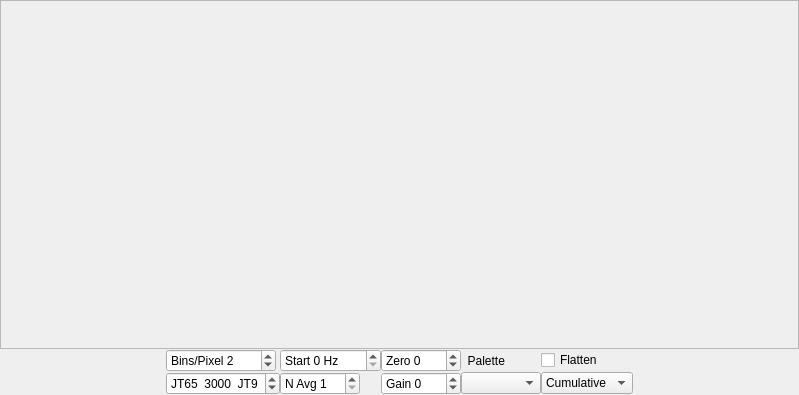
<?xml version="1.0" encoding="UTF-8"?>
<ui version="4.0">
 <class>WideGraph</class>
 <widget class="QDialog" name="WideGraph">
  <property name="geometry">
   <rect>
    <x>0</x>
    <y>0</y>
    <width>799</width>
    <height>395</height>
   </rect>
  </property>
  <property name="sizePolicy">
   <sizepolicy hsizetype="Preferred" vsizetype="Preferred">
    <horstretch>0</horstretch>
    <verstretch>0</verstretch>
   </sizepolicy>
  </property>
  <property name="windowTitle">
   <string>Dialog</string>
  </property>
  <layout class="QVBoxLayout" name="verticalLayout_2">
   <property name="spacing">
    <number>0</number>
   </property>
   <property name="leftMargin">
    <number>0</number>
   </property>
   <property name="topMargin">
    <number>0</number>
   </property>
   <property name="rightMargin">
    <number>0</number>
   </property>
   <property name="bottomMargin">
    <number>0</number>
   </property>
   <item>
    <layout class="QVBoxLayout" name="verticalLayout">
     <item>
      <widget class="CPlotter" name="widePlot">
       <property name="enabled">
        <bool>true</bool>
       </property>
       <property name="sizePolicy">
        <sizepolicy hsizetype="Expanding" vsizetype="Expanding">
         <horstretch>0</horstretch>
         <verstretch>0</verstretch>
        </sizepolicy>
       </property>
       <property name="minimumSize">
        <size>
         <width>400</width>
         <height>100</height>
        </size>
       </property>
       <property name="frameShape">
        <enum>QFrame::StyledPanel</enum>
       </property>
       <property name="frameShadow">
        <enum>QFrame::Sunken</enum>
       </property>
       <property name="lineWidth">
        <number>1</number>
       </property>
      </widget>
     </item>
     <item>
      <layout class="QGridLayout" name="gridLayout">
       <item row="1" column="6">
        <widget class="QComboBox" name="spec2dComboBox">
         <property name="toolTip">
          <string>&lt;html&gt;&lt;head/&gt;&lt;body&gt;&lt;p&gt;Select data for spectral display&lt;/p&gt;&lt;/body&gt;&lt;/html&gt;</string>
         </property>
         <property name="currentIndex">
          <number>1</number>
         </property>
         <item>
          <property name="text">
           <string>Current</string>
          </property>
         </item>
         <item>
          <property name="text">
           <string>Cumulative</string>
          </property>
         </item>
        </widget>
       </item>
       <item row="1" column="2">
        <widget class="QSpinBox" name="waterfallAvgSpinBox">
         <property name="sizePolicy">
          <sizepolicy hsizetype="Fixed" vsizetype="Fixed">
           <horstretch>0</horstretch>
           <verstretch>0</verstretch>
          </sizepolicy>
         </property>
         <property name="minimumSize">
          <size>
           <width>80</width>
           <height>0</height>
          </size>
         </property>
         <property name="maximumSize">
          <size>
           <width>38</width>
           <height>16777215</height>
          </size>
         </property>
         <property name="toolTip">
          <string>Number of FFTs averaged (controls waterfall scrolling rate)</string>
         </property>
         <property name="prefix">
          <string>N Avg </string>
         </property>
         <property name="minimum">
          <number>1</number>
         </property>
         <property name="maximum">
          <number>20</number>
         </property>
        </widget>
       </item>
       <item row="1" column="4">
        <widget class="QComboBox" name="paletteComboBox">
         <property name="sizePolicy">
          <sizepolicy hsizetype="Fixed" vsizetype="Fixed">
           <horstretch>0</horstretch>
           <verstretch>0</verstretch>
          </sizepolicy>
         </property>
         <property name="minimumSize">
          <size>
           <width>80</width>
           <height>0</height>
          </size>
         </property>
         <property name="toolTip">
          <string>Select waterfall palette</string>
         </property>
        </widget>
       </item>
       <item row="0" column="4">
        <widget class="QLabel" name="labPalette">
         <property name="text">
          <string>  Palette</string>
         </property>
         <property name="alignment">
          <set>Qt::AlignLeading|Qt::AlignLeft|Qt::AlignVCenter</set>
         </property>
        </widget>
       </item>
       <item row="1" column="1">
        <widget class="QSpinBox" name="fMinSpinBox">
         <property name="sizePolicy">
          <sizepolicy hsizetype="Fixed" vsizetype="Fixed">
           <horstretch>0</horstretch>
           <verstretch>0</verstretch>
          </sizepolicy>
         </property>
         <property name="minimumSize">
          <size>
           <width>110</width>
           <height>0</height>
          </size>
         </property>
         <property name="toolTip">
          <string>Decode JT65 below this frequency, JT9 above</string>
         </property>
         <property name="suffix">
          <string>  JT9</string>
         </property>
         <property name="prefix">
          <string>JT65  </string>
         </property>
         <property name="minimum">
          <number>0</number>
         </property>
         <property name="maximum">
          <number>5000</number>
         </property>
         <property name="singleStep">
          <number>100</number>
         </property>
         <property name="value">
          <number>3000</number>
         </property>
        </widget>
       </item>
       <item row="0" column="1">
        <widget class="QSpinBox" name="freqSpanSpinBox">
         <property name="sizePolicy">
          <sizepolicy hsizetype="Fixed" vsizetype="Fixed">
           <horstretch>0</horstretch>
           <verstretch>0</verstretch>
          </sizepolicy>
         </property>
         <property name="minimumSize">
          <size>
           <width>110</width>
           <height>0</height>
          </size>
         </property>
         <property name="maximumSize">
          <size>
           <width>38</width>
           <height>16777215</height>
          </size>
         </property>
         <property name="toolTip">
          <string>Compression factor for frequency scale</string>
         </property>
         <property name="suffix">
          <string/>
         </property>
         <property name="prefix">
          <string>Bins/Pixel </string>
         </property>
         <property name="minimum">
          <number>1</number>
         </property>
         <property name="maximum">
          <number>1000</number>
         </property>
         <property name="singleStep">
          <number>1</number>
         </property>
         <property name="value">
          <number>2</number>
         </property>
        </widget>
       </item>
       <item row="0" column="2">
        <widget class="QSpinBox" name="fStartSpinBox">
         <property name="sizePolicy">
          <sizepolicy hsizetype="Fixed" vsizetype="Fixed">
           <horstretch>0</horstretch>
           <verstretch>0</verstretch>
          </sizepolicy>
         </property>
         <property name="minimumSize">
          <size>
           <width>80</width>
           <height>0</height>
          </size>
         </property>
         <property name="toolTip">
          <string>Frequency (Hz) at left edge of waterfall</string>
         </property>
         <property name="suffix">
          <string> Hz</string>
         </property>
         <property name="prefix">
          <string>Start </string>
         </property>
         <property name="maximum">
          <number>5000</number>
         </property>
         <property name="singleStep">
          <number>100</number>
         </property>
        </widget>
       </item>
       <item row="0" column="7">
        <spacer name="horizontalSpacer_2">
         <property name="orientation">
          <enum>Qt::Horizontal</enum>
         </property>
         <property name="sizeHint" stdset="0">
          <size>
           <width>40</width>
           <height>20</height>
          </size>
         </property>
        </spacer>
       </item>
       <item row="0" column="0">
        <spacer name="horizontalSpacer">
         <property name="orientation">
          <enum>Qt::Horizontal</enum>
         </property>
         <property name="sizeHint" stdset="0">
          <size>
           <width>40</width>
           <height>20</height>
          </size>
         </property>
        </spacer>
       </item>
       <item row="1" column="3">
        <widget class="QSpinBox" name="gainSpinBox">
         <property name="minimumSize">
          <size>
           <width>80</width>
           <height>0</height>
          </size>
         </property>
         <property name="maximumSize">
          <size>
           <width>38</width>
           <height>16777215</height>
          </size>
         </property>
         <property name="toolTip">
          <string>&lt;html&gt;&lt;head/&gt;&lt;body&gt;&lt;p&gt;Gain (dB) applied to spectra before display&lt;/p&gt;&lt;/body&gt;&lt;/html&gt;</string>
         </property>
         <property name="prefix">
          <string>Gain </string>
         </property>
         <property name="minimum">
          <number>-20</number>
         </property>
         <property name="maximum">
          <number>20</number>
         </property>
        </widget>
       </item>
       <item row="0" column="3">
        <widget class="QSpinBox" name="zeroSpinBox">
         <property name="minimumSize">
          <size>
           <width>80</width>
           <height>0</height>
          </size>
         </property>
         <property name="maximumSize">
          <size>
           <width>38</width>
           <height>16777215</height>
          </size>
         </property>
         <property name="toolTip">
          <string>&lt;html&gt;&lt;head/&gt;&lt;body&gt;&lt;p&gt;Constant offset applied to spectra&lt;/p&gt;&lt;/body&gt;&lt;/html&gt;</string>
         </property>
         <property name="suffix">
          <string/>
         </property>
         <property name="prefix">
          <string>Zero </string>
         </property>
         <property name="minimum">
          <number>-100</number>
         </property>
         <property name="maximum">
          <number>100</number>
         </property>
        </widget>
       </item>
       <item row="0" column="6">
        <widget class="QCheckBox" name="cbFlatten">
         <property name="text">
          <string>Flatten</string>
         </property>
        </widget>
       </item>
      </layout>
     </item>
    </layout>
   </item>
  </layout>
 </widget>
 <customwidgets>
  <customwidget>
   <class>CPlotter</class>
   <extends>QFrame</extends>
   <header>plotter.h</header>
   <container>1</container>
  </customwidget>
 </customwidgets>
 <resources/>
 <connections/>
</ui>
